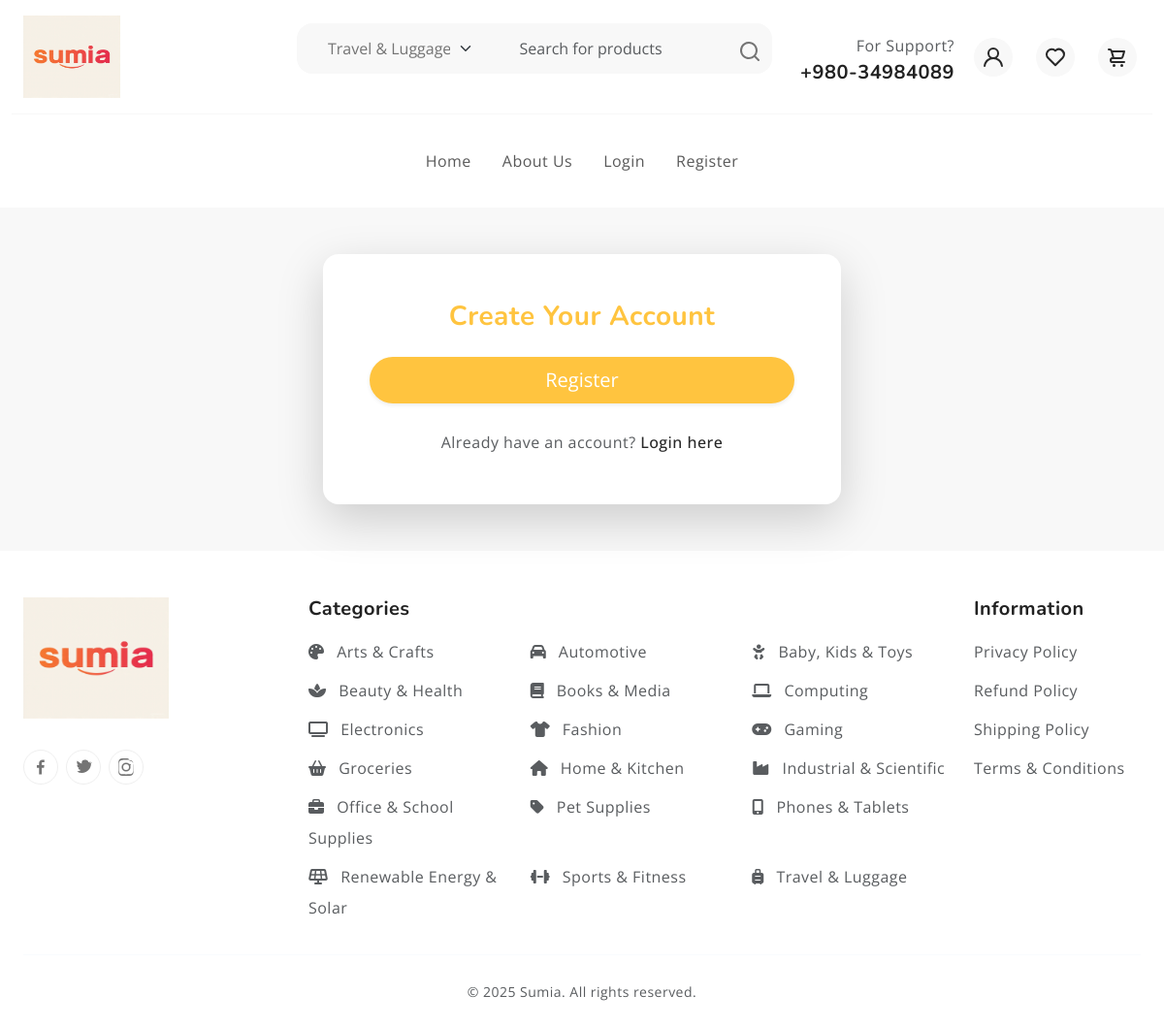
Screenshot of /register/ with the database file from the repository.
### pages/models.py (models this page shows, shortened)
class Category(models.Model):
    name = models.CharField(max_length=100, unique=True)
    slug = models.SlugField(max_length=100, unique=True, blank=True)
    parent = models.ForeignKey(
        'self',
        on_delete=models.SET_NULL,
        null=True,
        blank=True,
        related_name='subcategories'
    )
    description = models.TextField(blank=True)
    is_active = models.BooleanField(default=True)
    created_at = models.DateTimeField(auto_now_add=True)
    updated_at = models.DateTimeField(auto_now=True)
    icon = models.CharField(
        max_length=50,
        blank=True,
        null=True,
        help_text="Font Awesome 6 icon class (e.g., 'fa-solid fa-laptop'). Auto-assigned if empty."
    )
    class Meta:
        verbose_name_plural = 'Categories'
        ordering = ['name']
    CATEGORY_ICON_MAP = {
        'phones': 'fa-solid fa-mobile-alt', 'tablets': 'fa-solid fa-tablet-alt',
        'electronics': 'fa-solid fa-tv', 'computing': 'fa-solid fa-laptop',
        'laptops': 'fa-solid fa-laptop', 'desktops': 'fa-solid fa-desktop',
        'fashion': 'fa-solid fa-shirt', 'clothing': 'fa-solid fa-shirt',
        'shoes': 'fa-solid fa-shoe-prints', 'beauty': 'fa-solid fa-spa',
        'health': 'fa-solid fa-heart-pulse', 'home': 'fa-solid fa-house',
        'kitchen': 'fa-solid fa-blender', 'baby': 'fa-solid fa-baby',
        'kids': 'fa-solid fa-child', 'toys': 'fa-solid fa-robot',
        'sports': 'fa-solid fa-dumbbell', 'fitness': 'fa-solid fa-running',
        'automotive': 'fa-solid fa-car', 'motorcycles': 'fa-solid fa-motorcycle',
        'books': 'fa-solid fa-book', 'media': 'fa-solid fa-compact-disc',
        'gaming': 'fa-solid fa-gamepad', 'groceries': 'fa-solid fa-basket-shopping',
        'food': 'fa-solid fa-apple-whole', 'office': 'fa-solid fa-briefcase',
        'school': 'fa-solid fa-pencil-alt', 'arts': 'fa-solid fa-palette',
        'crafts': 'fa-solid fa-scissors', 'travel': 'fa-solid fa-suitcase-rolling',
        'luggage': 'fa-solid fa-suitcase', 'pets': 'fa-solid fa-paw',
        'industrial': 'fa-solid fa-industry', 'scientific': 'fa-solid fa-flask',
        'renewable': 'fa-solid fa-solar-panel', 'solar': 'fa-solid fa-sun',
        'power': 'fa-solid fa-bolt', 'smartphones': 'fa-solid fa-mobile-alt',
        'tablets': 'fa-solid fa-tablet-alt', 'televisions': 'fa-solid fa-tv',
        'cameras': 'fa-solid fa-camera', 'printers': 'fa-solid fa-print',
        'fragrances': 'fa-solid fa-spray-can', 'skincare': 'fa-solid fa-face-mask',
        'cookware': 'fa-solid fa-utensils', 'appliances': 'fa-solid fa-fan',
        'diapers': 'fa-solid fa-baby-carriage', 'strollers': 'fa-solid fa-baby-carriage',
        'consoles': 'fa-solid fa-gamepad', 'stationery': 'fa-solid fa-pen-fancy',
        'suitcases': 'fa-solid fa-suitcase-rolling', 'dog food': 'fa-solid fa-dog',
        'cat food': 'fa-solid fa-cat', 'test instruments': 'fa-solid fa-microscope',
        'power tools': 'fa-solid fa-screwdriver-wrench', 'inverters': 'fa-solid fa-charging-station',
        'batteries': 'fa-solid fa-battery-full',
    }
    DEFAULT_ICON = 'fa-solid fa-tag' # Fallback icon

### pages/views.py (the view)
# urls.py: path('register/', register_user, name='register'),
def register(request):
    top_level_categories = Category.objects.filter(parent__isnull=True).order_by('name')
    return render(request, 'register.html', {'top_level_categories': top_level_categories})

### pages/context_processors.py (called while the page is built)
def categories_for_search(request):
    top_level_categories = Category.objects.filter(parent__isnull=True).prefetch_related('subcategories').order_by('name')
    return {
        'top_level_categories': top_level_categories
    }

### templates/register.html (shortened to what this page needs)
{% extends 'base.html' %}
{% load static %}
{% block content %}
<section class="py-5 bg-light">
  <div class="container">
    <div class="row justify-content-center">
      <div class="col-md-7 col-lg-6">
        <div class="card shadow-lg border-0 rounded-4">
          <div class="card-body p-5">
            <h3 class="card-title text-center mb-4 text-primary fw-bold">Create Your Account</h3>
            <form method="POST" novalidate>
              <div class="d-grid">
                <button type="submit" class="btn btn-primary py-2 fs-5 rounded-pill shadow-sm">
                  Register
                </button>
              </div>
            </form>
            <p class="text-center mt-4 mb-0 text-muted">
              Already have an account?
              <a href="{% url 'login' %}" class="text-decoration-none fw-medium">Login here</a>
            </p>
          </div>
        </div>
      </div>
    </div>
  </div>
</section>
{% endblock %}

### templates/base.html (shortened to what this page needs)
<!DOCTYPE html>
<html lang="en">
<head>
  {% load static %}
  <link rel="stylesheet" href="https://cdnjs.cloudflare.com/ajax/libs/font-awesome/6.5.2/css/all.min.css"
 />
  <link rel="stylesheet" href="https://cdn.jsdelivr.net/npm/swiper@9/swiper-bundle.min.css">
  <link href="https://cdn.jsdelivr.net/npm/bootstrap@5.3.0-alpha3/dist/css/bootstrap.min.css" rel="stylesheet"
>
  <link rel="stylesheet" type="text/css" href="{% static 'css/vendor.css' %}">
  <link rel="stylesheet" type="text/css" href="{% static 'style.css' %}">
</head>
<body>
<header class="sticky-top bg-white">
  <div class="container-fluid">
    <div class="row py-3 border-bottom">
      <div class="col-sm-4 col-lg-3 text-center text-sm-start">
        <div class="main-logo">
          <a href="{% url 'home' %}">
            <img src="{% static 'images/sumia.jpg' %}" style="width: 100px; height: 85px;" alt="logo" class="img-fluid">
          </a>
        </div>
      </div>
      <div class="col-sm-6 offset-sm-2 offset-md-0 col-lg-5 d-none d-lg-block">
        <form class="row bg-light p-2 my-2 rounded-4 align-items-center" action="{% url 'search' %}" method="GET">
          <div class="col-md-5 d-none d-md-block">
            <select name="category" class="form-select border-0 bg-transparent">
              {% for parent in top_level_categories %}
              <option value="{{ parent.id }}" {% if request.GET.category|add:'' == parent.id|add:'' %}selected{% endif %}>
                {% if parent.icon %}<i class="{{ parent.icon }}"></i>{% endif %} {{ parent.name }}
              </option>
              {% endfor %}
            </select>
          </div>
          <div class="col-11 col-md-6">
            <input type="text" name="q" class="form-control border-0 bg-transparent" placeholder="Search for products"
              aria-label="Search" value="{{ request.GET.q|default:'' }}" />
          </div>
          <div class="col-1 text-end">
            <button type="submit" class="btn p-0 border-0 bg-transparent search-button">
              <svg width="24" height="24" viewBox="0 0 24 24">
                <use xlink:href="#search"></use>
              </svg>
            </button>
          </div>
        </form>
      </div>
      <div
        class="col-sm-8 col-lg-4 d-flex justify-content-end gap-3 align-items-center mt-4 mt-sm-0 justify-content-center justify-content-sm-end">
        <div class="support-box text-end d-none d-xl-block">
          <span class="fs-6 text-muted">For Support?</span>
          <h5 class="mb-0">+980-34984089</h5>
        </div>
        <ul class="d-flex justify-content-end list-unstyled m-0 gap-3">
          <li>
            {% if user.is_authenticated %}
            <a href="{% if user.account_type == 'user' %}{% url 'user_dashboard' %}{% elif user.account_type == 'vendor' %}{% url 'vendor_dashboard' %}{% else %}{% url 'login' %}{% endif %}"
              class="rounded-circle bg-light p-2 mx-1 d-flex align-items-center justify-content-center">
              <svg width="24" height="24" viewBox="0 0 24 24">
                <use xlink:href="#user"></use>
              </svg>
            </a>
            {% else %}
            <a href="{% url 'login' %}"
              class="rounded-circle bg-light p-2 mx-1 d-flex align-items-center justify-content-center">
              <svg width="24" height="24" viewBox="0 0 24 24">
                <use xlink:href="#user"></use>
              </svg>
            </a>
            {% endif %}
          </li>
          <li>
            <a href="{% url 'wishlist' %}"
              class="rounded-circle bg-light p-2 mx-1 d-flex align-items-center justify-content-center">
              <svg width="24" height="24" viewBox="0 0 24 24">
                <use xlink:href="#heart"></use>
              </svg>
            </a>
          </li>
          <li>
            <a href="{% url 'cart' %}"
              class="rounded-circle bg-light p-2 mx-1 d-flex align-items-center justify-content-center"
              >
              <svg width="24" height="24" viewBox="0 0 24 24">
                <use xlink:href="#cart"></use>
              </svg>
            </a>
          </li>
        </ul>
      </div>
    </div>
  </div>
  <div class="container-fluid">
    <div class="row py-3">
      <div class="d-flex justify-content-center justify-content-sm-between align-items-center"  style="margin: auto; justify-content: center; align-items: center; width: fit-content;">
<nav class="main-menu navbar navbar-expand-lg">
    <div>
        <div class="collapse navbar-collapse justify-content-end" id="mainNavbarContent">
             <ul class="navbar-nav menu-list list-unstyled gap-3 mb-0">
                <li class="nav-item active">
                    <a href="{% url 'home' %}" class="nav-link">Home</a>
                </li>
                <li class="nav-item">
                    <a href="{% url 'about' %}" class="nav-link">About Us</a>
                </li>
                        {% if request.user.is_authenticated %}
                        <li class="nav-item active"><a  class="nav-link" href="{% if request.user.account_type == 'user' %}{% url 'user_dashboard' %}{% elif request.user.account_type == 'vendor' %}{% url 'vendor_dashboard' %}{% else %}{% url 'login' %}{% endif %}" class="dropdown-item">My Account</a></li>
                        <li class="nav-item active"><a  class="nav-link" href="{% url 'cart' %}" class="dropdown-item">Cart</a></li>
                        <li class="nav-item active"><a  class="nav-link" href="{% url 'checkout' %}" class="dropdown-item">Checkout</a></li>
                        <li class="nav-item active"><a  class="nav-link" href="{% url 'wishlist' %}" class="dropdown-item">Wishlist</a></li>
                        <li class="nav-item active"><a  class="nav-link" href="{% url 'logout' %}" class="dropdown-item">Logout</a></li>
                        {% else %}
                        <li class="nav-item active"><a  class="nav-link" href="{% url 'login' %}" class="dropdown-item">Login</a></li>
                        <li class="nav-item active"><a  class="nav-link" href="{% url 'register' %}" class="dropdown-item">Register</a></li>
                        {% endif %}
            </ul>
        </div>
    </div>
</nav>
      </div>
    </div>
  </div>
</header>
  {% block content %}
  {% endblock %}
<footer class="text-light pt-5 pb-4">
  <div class="container-fluid">
    <div class="row gy-4">
      <div class="col-lg-3 col-md-6">
                    <a href="{% url 'home' %}">
              <img src="{% static 'images/sumia.jpg' %}" style="width: 150px; height: 125px; margin-bottom: 2rem;" alt="logo"
                class="img-fluid">
            </a>
          <div class="d-flex gap-2">
          <a href="#" class="btn btn-outline-light rounded-circle p-2 d-flex align-items-center justify-content-center">
            <svg xmlns="http://www.w3.org/2000/svg" width="18" height="18" viewBox="0 0 24 24">
              <path fill="currentColor"
                d="M15.12 5.32H17V2.14A26.11 26.11 0 0 0 14.26 2c-2.72 0-4.58 1.66-4.58 4.7v2.62H6.61v3.56h3.07V22h3.68v-9.12h3.06l.46-3.56h-3.52V7.05c0-1.05.28-1.73 1.76-1.73Z" />
            </svg>
          </a>
          <a href="#" class="btn btn-outline-light rounded-circle p-2 d-flex align-items-center justify-content-center">
          </a>
          <a href="#" class="btn btn-outline-light rounded-circle p-2 d-flex align-items-center justify-content-center">
          </a>
        </div>
      </div>
      <div class="col-lg-7 col-md-12">
        <h5 class="fw-bold mb-3">Categories</h5>
        <div class="row">
          {% for parent in top_level_categories %}
          <div class="col-6 col-sm-4 mb-2">
            <a href="{% url 'category_detail' parent.slug %}" class="text-muted text-decoration-none">
              {% if parent.icon %}<i class="{{ parent.icon }} me-2"></i>{% endif %}
              {{ parent.name }}
            </a>
          </div>
          {% endfor %}
        </div>
      </div>
      <div class="" style="width: fit-content;">
        <div>
        <h5 class="fw-bold mb-3">Information</h5>
        <ul class="list-unstyled">
          <li><a href="#" class="text-muted text-decoration-none d-block mb-2">Privacy Policy</a></li>
          <li><a href="#" class="text-muted text-decoration-none d-block mb-2">Refund Policy</a></li>
          <li><a href="#" class="text-muted text-decoration-none d-block mb-2">Shipping Policy</a></li>
          <li><a href="#" class="text-muted text-decoration-none d-block mb-2">Terms & Conditions</a></li>
        </ul></div>
        </div>
    </div>
    <hr class="border-secondary my-4">
    <div class="text-center text-muted small">
      &copy; 2025 Sumia. All rights reserved.
    </div>
  </div>
</footer>
</body>
</html>

### authentications/static/style.css (style rules this page uses)
:root { --header-height : 160px; --header-height-min : 80px; }
:root { --accent-color : #FFC43F; --dark-color : #222222; --light-dark-color : #727272; --light-color : #fff; --grey-color : #dbdbdb; --light-grey-color : #fafafa; --primary-color : #6995B1; --light-primary-color : #eef1f3; }
:root { --body-font : "Open Sans", sans-serif; --heading-font : "Nunito", sans-serif; }
body { --bs-link-color: #333; --bs-link-hover-color:#333; --bs-link-color-rgb: 40,40,40; --bs-link-hover-color-rgb: 0,0,0; --bs-light-rgb: 248, 248, 248; --bs-font-sans-serif: "Open Sans", sans-serif; --bs-body-font-family: var(--bs-font-sans-serif); --bs-body-font-size: 1rem; --bs-body-font-weight: 400; --bs-body-line-height: 2; --bs-body-color: #747474; --bs-primary: #FFC43F; --bs-primary-rgb: 255, 196, 63; --bs-success: #a3be4c; --bs-success-rgb: 163, 190, 76; --bs-primary-bg-subtle: #FFF9EB; --bs-success-bg-subtle: #eef5e5; --bs-border-color: #F7F7F7; --bs-secondary-rgb: 230, 243, 251; --bs-danger: #ff0000; --bs-warning-rgb: 255, 249, 235; --bs-info-rgb: 230, 243, 250; }
.btn-primary { --bs-btn-color: #fff; --bs-btn-bg: #ffc43f; --bs-btn-border-color: transparent; --bs-btn-hover-color: #fff; --bs-btn-hover-bg: #f7a422; --bs-btn-hover-border-color: transparent; --bs-btn-focus-shadow-rgb: 49,132,253; --bs-btn-active-color: #fff; --bs-btn-active-bg: #ffc43f; --bs-btn-active-border-color: transparent; --bs-btn-active-shadow: inset 0 3px 5px rgba(0, 0, 0, 0.125); --bs-btn-disabled-color: #fff; --bs-btn-disabled-bg: #d3d7dd; --bs-btn-disabled-border-color: transparent; }
.btn-outline-light { --bs-btn-color: #747474; --bs-btn-border-color: #EFEFEF; --bs-btn-hover-color: #000; --bs-btn-hover-bg: #EFEFEF; --bs-btn-hover-border-color: #EFEFEF; --bs-btn-focus-shadow-rgb: 248,249,250; --bs-btn-active-color: #000; --bs-btn-active-bg: #EFEFEF; --bs-btn-active-border-color: #EFEFEF; --bs-btn-active-shadow: inset 0 3px 5px rgba(0, 0, 0, 0.125); --bs-btn-disabled-color: #EFEFEF; --bs-btn-disabled-bg: transparent; --bs-btn-disabled-border-color: #EFEFEF; --bs-gradient: none; }
body { letter-spacing: 0.03em; }
h1,h2,h3,h4,h5,h6 { font-family: var(--heading-font); color: var(--dark-color); font-weight: 700; }
.container, .container-fluid, .container-lg, .container-md, .container-sm, .container-xl, .container-xxl { --bs-gutter-x: 3rem; }
.container-fluid { max-width: 1600px; }

### templates/base.html (style rules this page uses)
.search-button { transition: transform 0.3s ease-in-out; }

### rows the page displays
Category: name "Arts & Crafts"
Category: name "Automotive"
Category: name "Baby, Kids & Toys"
Category: name "Beauty & Health"
Category: name "Books & Media"
Category: name "Computing"
Category: name "Electronics"
Category: name "Fashion"
Category: name "Gaming"
Category: name "Groceries"
Category: name "Home & Kitchen"
Category: name "Industrial & Scientific"
Category: name "Office & School Supplies"
Category: name "Pet Supplies"
Category: name "Phones & Tablets"
Category: name "Renewable Energy & Solar"
Category: name "Sports & Fitness"
Category: name "Travel & Luggage"
